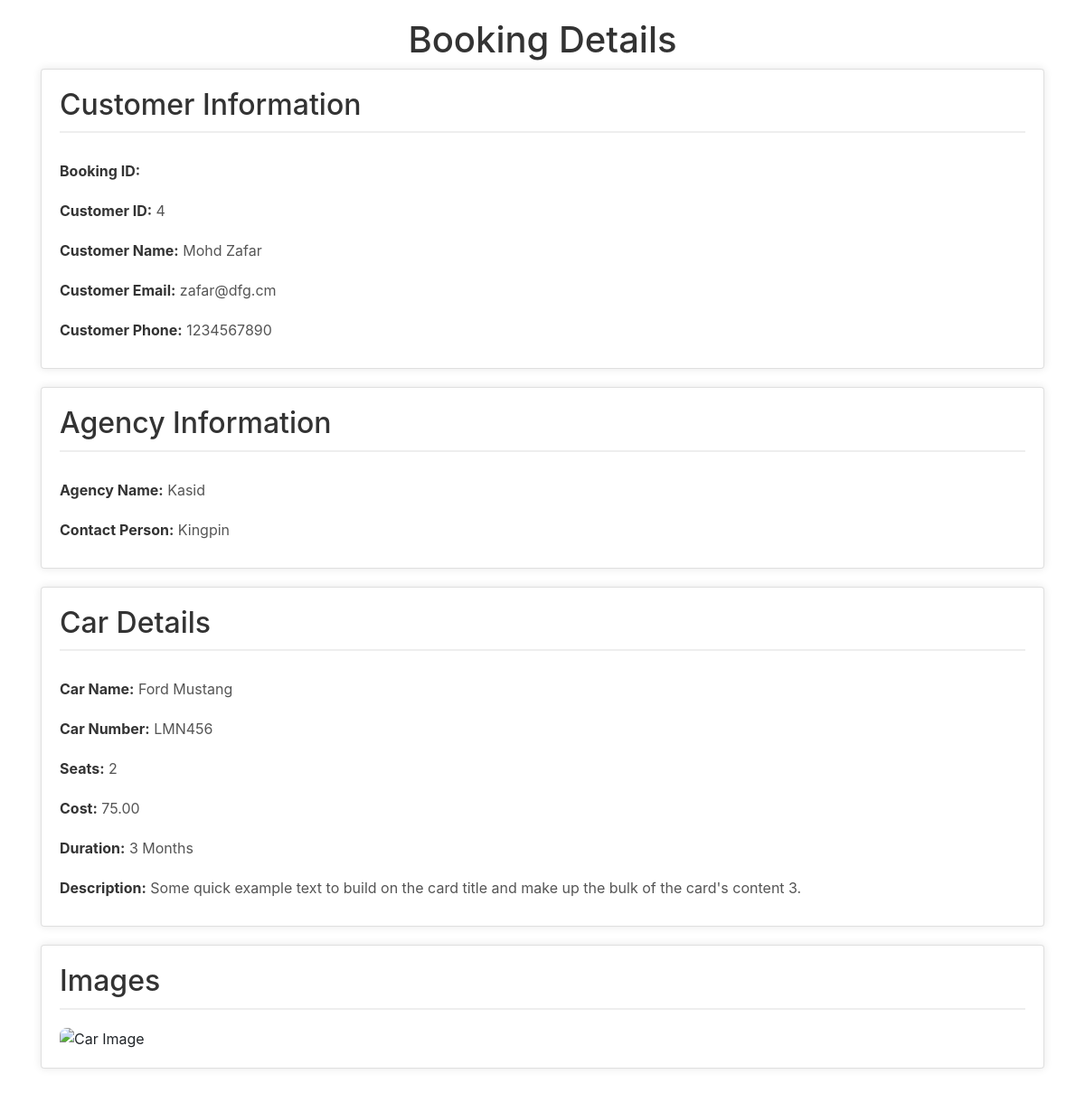
Page /agency/layouts/customer_details.php?id=3 (signed in) on the committed database.
### tables this page shows
CREATE TABLE IF NOT EXISTS `booking` (
  `booking_id` int(11) NOT NULL AUTO_INCREMENT,
  `customer_id` int(11) NOT NULL,
  `customer_name` varchar(45) NOT NULL,
  `customer_email` varchar(45) NOT NULL,
  `customer_phone` int(110) NOT NULL,
  `agency_name` varchar(45) NOT NULL,
  `contact_person` varchar(45) NOT NULL,
  `images` longblob NOT NULL,
  `car_name` varchar(45) NOT NULL,
  `car_number` varchar(45) NOT NULL,
  `seats` int(11) NOT NULL,
  `cost` double(10,2) NOT NULL,
  `duration` varchar(45) NOT NULL,
  `descr` varchar(200) NOT NULL,
  PRIMARY KEY (`booking_id`),
  UNIQUE KEY `car_number` (`car_number`)
);

### agency/layouts/customer_details.php (the view, shortened to what this page needs)
<?php
    require_once("../../includes/db.php");
    $vehicleId = intval($_GET['id']);
    $car = "SELECT VehicleModel, VehicleNumber FROM vehicles WHERE VehicleID = '$vehicleId'";
    $result = mysqli_query($conn, $car);
    $vehicle = mysqli_fetch_assoc($result);
    $vehicleName = $vehicle['VehicleModel'];
    $vehicleNumber = $vehicle['VehicleNumber'];
    $booking = "SELECT * FROM booking WHERE car_name = '$vehicleName' && car_number = '$vehicleNumber'";
    $booking_result = mysqli_query($conn, $booking);
    $booking_details = mysqli_fetch_assoc($booking_result);
?>
<!DOCTYPE html>
<html lang="en">
<head>
    <link rel="stylesheet" href="../css/check.css">
    <link rel="stylesheet" href="../css/style.css">
</head>
<body>
    <div class="container">
        <h1>Booking Details</h1>
        <div class="card card-body">
            <h2>Customer Information</h2>
            <p><strong>Booking ID:</strong> <span id="booking_id" hidden>123456</span></p>
            <p><strong>Customer ID:</strong> <span id="customer_id"><?php echo $booking_details['customer_id']; ?></span></p>
            <p><strong>Customer Name:</strong> <span id="customer_name"><?php echo $booking_details['customer_name']; ?></span></p>
            <p><strong>Customer Email:</strong> <span id="customer_email"><?php echo $booking_details['customer_email']; ?></span></p>
            <p><strong>Customer Phone:</strong> <span id="customer_phone"><?php echo $booking_details['customer_phone']; ?></span></p>
        </div>
        <div class="card">
            <h2>Agency Information</h2>
            <p><strong>Agency Name:</strong> <span id="agency_name"><?php echo $booking_details['agency_name']; ?></span></p>
            <p><strong>Contact Person:</strong> <span id="contact_person"><?php echo $booking_details['contact_person']; ?></span></p>
        </div>
        <div class="card">
            <h2>Car Details</h2>
            <p><strong>Car Name:</strong> <span id="car_name"><?php echo $booking_details['car_name']; ?></span></p>
            <p><strong>Car Number:</strong> <span id="car_number"><?php echo $booking_details['car_number']; ?></span></p>
            <p><strong>Seats:</strong> <span id="seats"><?php echo $booking_details['seats']; ?></span></p>
            <p><strong>Cost:</strong> <span id="cost"><?php echo $booking_details['cost']; ?></span></p>
            <p><strong>Duration:</strong> <span id="duration"><?php echo $booking_details['duration']; ?></span></p>
            <p><strong>Description:</strong> <span id="descr"><?php echo $booking_details['descr']; ?></span></p>
        </div>
        <div class="card">
            <h2>Images</h2>
            <img id="images" src="<?php $booking_details['images']; ?>" alt="Car Image">
        </div>
    </div>
</body>
</html>

### agency/css/check.css (style rules this page uses)
body { font-family: Arial, sans-serif; background-color: #f4f4f4; margin: 0; padding: 0; }
.container { width: 80%; margin: auto; padding: 20px; }
h1 { text-align: center; color: #333; }
.card { background: #fff; border-radius: 8px; box-shadow: 0 0 10px rgba(0, 0, 0, 0.1); margin-bottom: 20px; padding: 20px; }
.card h2 { border-bottom: 2px solid #eee; padding-bottom: 10px; margin-bottom: 20px; color: #333; }
.card p { margin: 10px 0; color: #555; }
.card p strong { color: #333; }
img { max-width: 100%; border-radius: 8px; }

### rows in the picture
booking: customer "4", customer_name "Mohd Zafar", customer_email "zafar@dfg.cm", customer_phone "1234567890", agency_name "Kasid", contact_person "Kingpin", car_name "Ford Mustang", car_number "LMN456", seats "2", cost "75.00", duration "3 Months", descr "Some quick example text to build on the card title and make up the bulk of the card's content 3."
